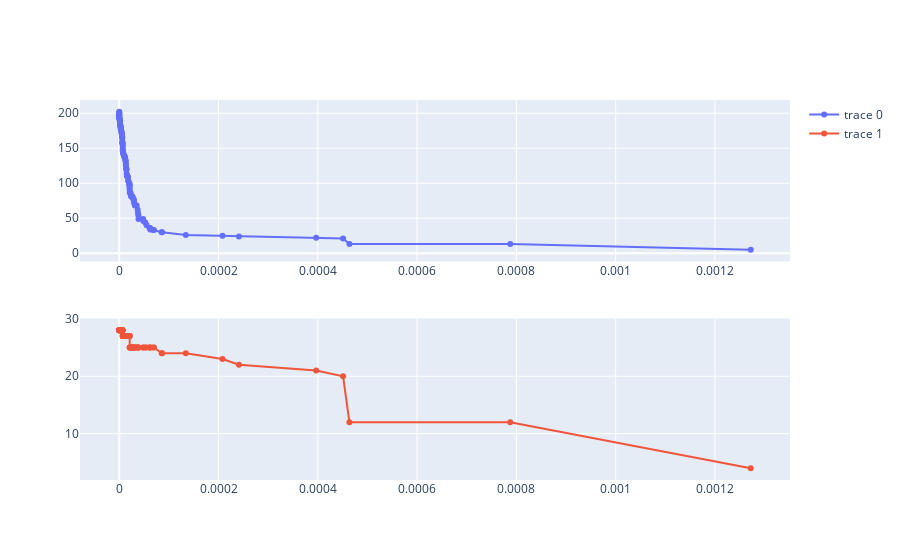

The cell this chart's notebook holds for it:
### Code cell
clfs = []
for ccp_alpha in ccp_alphas:
    clf = DecisionTreeRegressor(ccp_alpha=ccp_alpha, criterion="poisson")
    clf.fit(X_train, y_train)
    clfs.append(clf)
clfs = clfs[:-1]
ccp_alphas = ccp_alphas[:-1]

node_counts = [clf.get_n_leaves() for clf in clfs]
depth = [clf.tree_.max_depth for clf in clfs]
fig = make_subplots(rows=2, cols=1)
fig.add_trace(
    go.Scatter(x=ccp_alphas, y=node_counts, mode='lines+markers'),
    row=1, col=1
)

fig.add_trace(
    go.Scatter(x=ccp_alphas, y=depth, mode='lines+markers'),
    row=2, col=1
)
